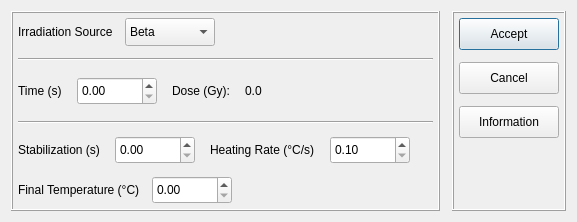
<?xml version="1.0" encoding="UTF-8"?>
<ui version="4.0">
 <class>process</class>
 <widget class="QDialog" name="process">
  <property name="geometry">
   <rect>
    <x>0</x>
    <y>0</y>
    <width>577</width>
    <height>222</height>
   </rect>
  </property>
  <property name="sizePolicy">
   <sizepolicy hsizetype="Minimum" vsizetype="Minimum">
    <horstretch>0</horstretch>
    <verstretch>0</verstretch>
   </sizepolicy>
  </property>
  <property name="minimumSize">
   <size>
    <width>0</width>
    <height>0</height>
   </size>
  </property>
  <property name="maximumSize">
   <size>
    <width>16777215</width>
    <height>222</height>
   </size>
  </property>
  <property name="windowTitle">
   <string>Irradiation</string>
  </property>
  <layout class="QHBoxLayout" name="horizontalLayout_7">
   <property name="spacing">
    <number>12</number>
   </property>
   <item>
    <widget class="QFrame" name="form_area">
     <property name="sizePolicy">
      <sizepolicy hsizetype="Minimum" vsizetype="Minimum">
       <horstretch>0</horstretch>
       <verstretch>0</verstretch>
      </sizepolicy>
     </property>
     <property name="frameShape">
      <enum>QFrame::Box</enum>
     </property>
     <property name="frameShadow">
      <enum>QFrame::Raised</enum>
     </property>
     <layout class="QVBoxLayout" name="verticalLayout">
      <property name="spacing">
       <number>12</number>
      </property>
      <property name="leftMargin">
       <number>5</number>
      </property>
      <property name="topMargin">
       <number>5</number>
      </property>
      <property name="rightMargin">
       <number>5</number>
      </property>
      <property name="bottomMargin">
       <number>5</number>
      </property>
      <item>
       <layout class="QHBoxLayout" name="layout">
        <item>
         <widget class="QLabel" name="irradiation_source_label">
          <property name="text">
           <string>Irradiation Source</string>
          </property>
         </widget>
        </item>
        <item>
         <widget class="QComboBox" name="irradiation_source">
          <property name="minimumSize">
           <size>
            <width>90</width>
            <height>28</height>
           </size>
          </property>
          <property name="maximumSize">
           <size>
            <width>90</width>
            <height>16777215</height>
           </size>
          </property>
          <item>
           <property name="text">
            <string>Beta</string>
           </property>
          </item>
          <item>
           <property name="text">
            <string>External</string>
           </property>
          </item>
         </widget>
        </item>
        <item>
         <spacer name="horizontal_spacer">
          <property name="orientation">
           <enum>Qt::Horizontal</enum>
          </property>
          <property name="sizeHint" stdset="0">
           <size>
            <width>0</width>
            <height>0</height>
           </size>
          </property>
         </spacer>
        </item>
       </layout>
      </item>
      <item>
       <widget class="Line" name="line">
        <property name="orientation">
         <enum>Qt::Horizontal</enum>
        </property>
       </widget>
      </item>
      <item>
       <layout class="QHBoxLayout" name="layout_2">
        <property name="spacing">
         <number>15</number>
        </property>
        <item>
         <layout class="QHBoxLayout" name="layout_3">
          <item>
           <widget class="QLabel" name="time_label">
            <property name="text">
             <string>Time (s)</string>
            </property>
           </widget>
          </item>
          <item>
           <widget class="QDoubleSpinBox" name="time">
            <property name="minimumSize">
             <size>
              <width>80</width>
              <height>28</height>
             </size>
            </property>
            <property name="maximumSize">
             <size>
              <width>80</width>
              <height>16777215</height>
             </size>
            </property>
            <property name="maximum">
             <double>99999.000000000000000</double>
            </property>
           </widget>
          </item>
         </layout>
        </item>
        <item>
         <layout class="QHBoxLayout" name="layout_4">
          <item>
           <widget class="QLabel" name="dose_label">
            <property name="text">
             <string>Dose (Gy):</string>
            </property>
           </widget>
          </item>
          <item>
           <widget class="QLabel" name="dose">
            <property name="text">
             <string>0.0</string>
            </property>
           </widget>
          </item>
          <item>
           <spacer name="horizontalSpacer">
            <property name="orientation">
             <enum>Qt::Horizontal</enum>
            </property>
            <property name="sizeHint" stdset="0">
             <size>
              <width>40</width>
              <height>20</height>
             </size>
            </property>
           </spacer>
          </item>
         </layout>
        </item>
        <item>
         <spacer name="horizontal_spacer_2">
          <property name="orientation">
           <enum>Qt::Horizontal</enum>
          </property>
          <property name="sizeHint" stdset="0">
           <size>
            <width>0</width>
            <height>0</height>
           </size>
          </property>
         </spacer>
        </item>
       </layout>
      </item>
      <item>
       <widget class="Line" name="line_2">
        <property name="orientation">
         <enum>Qt::Horizontal</enum>
        </property>
       </widget>
      </item>
      <item>
       <layout class="QHBoxLayout" name="layout_5">
        <property name="spacing">
         <number>15</number>
        </property>
        <item>
         <layout class="QHBoxLayout" name="layout_6">
          <item>
           <widget class="QLabel" name="stabilization_label">
            <property name="text">
             <string>Stabilization (s)</string>
            </property>
           </widget>
          </item>
          <item>
           <widget class="QDoubleSpinBox" name="stabilization">
            <property name="minimumSize">
             <size>
              <width>80</width>
              <height>28</height>
             </size>
            </property>
            <property name="maximumSize">
             <size>
              <width>80</width>
              <height>16777215</height>
             </size>
            </property>
            <property name="maximum">
             <double>99999.000000000000000</double>
            </property>
           </widget>
          </item>
         </layout>
        </item>
        <item>
         <layout class="QHBoxLayout" name="layout_7">
          <item>
           <widget class="QLabel" name="heating_rate_label">
            <property name="text">
             <string>Heating Rate (°C/s)</string>
            </property>
           </widget>
          </item>
          <item>
           <widget class="QDoubleSpinBox" name="heating_rate">
            <property name="minimumSize">
             <size>
              <width>80</width>
              <height>28</height>
             </size>
            </property>
            <property name="maximumSize">
             <size>
              <width>80</width>
              <height>16777215</height>
             </size>
            </property>
            <property name="minimum">
             <double>0.100000000000000</double>
            </property>
            <property name="maximum">
             <double>20.000000000000000</double>
            </property>
           </widget>
          </item>
         </layout>
        </item>
        <item>
         <spacer name="horizontal_spacer_4">
          <property name="orientation">
           <enum>Qt::Horizontal</enum>
          </property>
          <property name="sizeHint" stdset="0">
           <size>
            <width>0</width>
            <height>0</height>
           </size>
          </property>
         </spacer>
        </item>
       </layout>
      </item>
      <item>
       <layout class="QHBoxLayout" name="layout_8">
        <item>
         <widget class="QLabel" name="final_temperature_label">
          <property name="text">
           <string>Final Temperature (°C)</string>
          </property>
         </widget>
        </item>
        <item>
         <widget class="QDoubleSpinBox" name="final_temperature">
          <property name="minimumSize">
           <size>
            <width>80</width>
            <height>28</height>
           </size>
          </property>
          <property name="maximumSize">
           <size>
            <width>80</width>
            <height>16777215</height>
           </size>
          </property>
          <property name="maximum">
           <double>600.000000000000000</double>
          </property>
         </widget>
        </item>
        <item>
         <spacer name="horizontal_spacer_5">
          <property name="orientation">
           <enum>Qt::Horizontal</enum>
          </property>
          <property name="sizeHint" stdset="0">
           <size>
            <width>0</width>
            <height>0</height>
           </size>
          </property>
         </spacer>
        </item>
       </layout>
      </item>
     </layout>
    </widget>
   </item>
   <item>
    <widget class="QFrame" name="buttons_area">
     <property name="sizePolicy">
      <sizepolicy hsizetype="Minimum" vsizetype="Minimum">
       <horstretch>0</horstretch>
       <verstretch>0</verstretch>
      </sizepolicy>
     </property>
     <property name="minimumSize">
      <size>
       <width>0</width>
       <height>0</height>
      </size>
     </property>
     <property name="maximumSize">
      <size>
       <width>16777215</width>
       <height>16777215</height>
      </size>
     </property>
     <property name="frameShape">
      <enum>QFrame::Box</enum>
     </property>
     <property name="frameShadow">
      <enum>QFrame::Raised</enum>
     </property>
     <layout class="QVBoxLayout" name="verticalLayout_2">
      <property name="spacing">
       <number>12</number>
      </property>
      <property name="leftMargin">
       <number>5</number>
      </property>
      <property name="topMargin">
       <number>5</number>
      </property>
      <property name="rightMargin">
       <number>5</number>
      </property>
      <property name="bottomMargin">
       <number>5</number>
      </property>
      <item>
       <widget class="QPushButton" name="push_button_accept">
        <property name="minimumSize">
         <size>
          <width>100</width>
          <height>32</height>
         </size>
        </property>
        <property name="text">
         <string>Accept</string>
        </property>
        <property name="shortcut">
         <string notr="true">Return</string>
        </property>
       </widget>
      </item>
      <item>
       <widget class="QPushButton" name="push_button_cancel">
        <property name="minimumSize">
         <size>
          <width>100</width>
          <height>32</height>
         </size>
        </property>
        <property name="text">
         <string>Cancel</string>
        </property>
        <property name="shortcut">
         <string notr="true">Esc</string>
        </property>
       </widget>
      </item>
      <item>
       <widget class="QPushButton" name="push_button_information">
        <property name="minimumSize">
         <size>
          <width>100</width>
          <height>32</height>
         </size>
        </property>
        <property name="text">
         <string>Information</string>
        </property>
       </widget>
      </item>
      <item>
       <spacer name="vertical_spacer">
        <property name="orientation">
         <enum>Qt::Vertical</enum>
        </property>
        <property name="sizeHint" stdset="0">
         <size>
          <width>0</width>
          <height>0</height>
         </size>
        </property>
       </spacer>
      </item>
     </layout>
    </widget>
   </item>
  </layout>
 </widget>
 <resources/>
 <connections/>
</ui>
